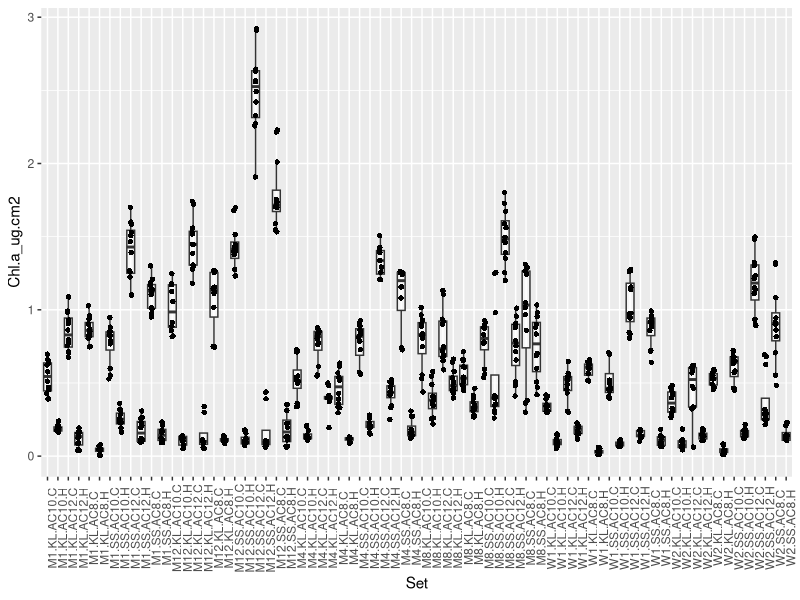
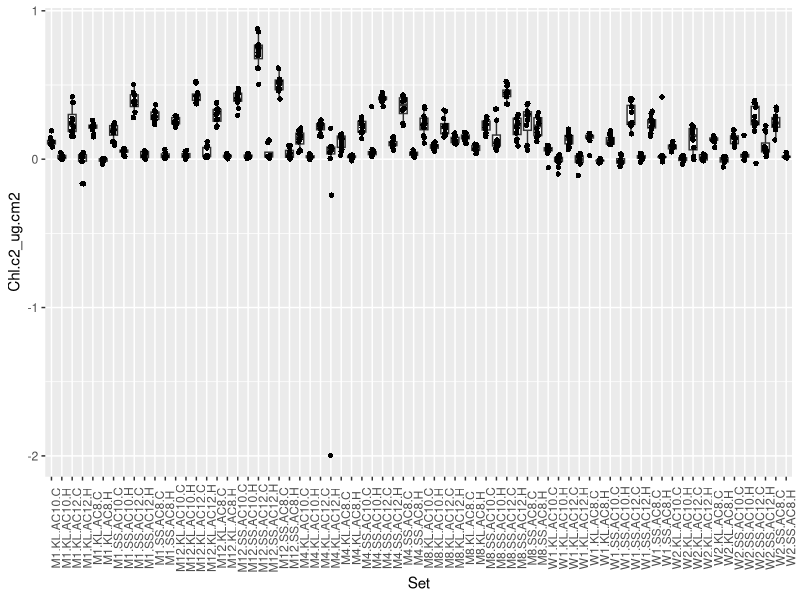
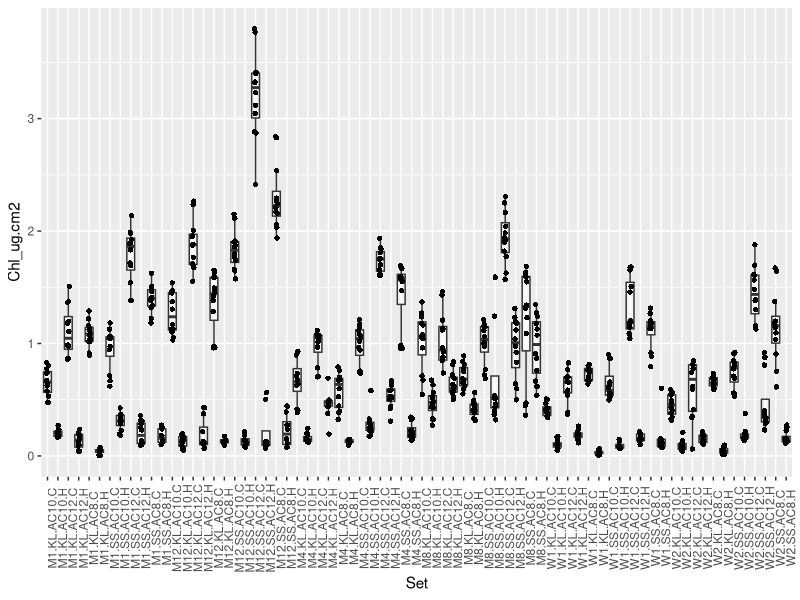
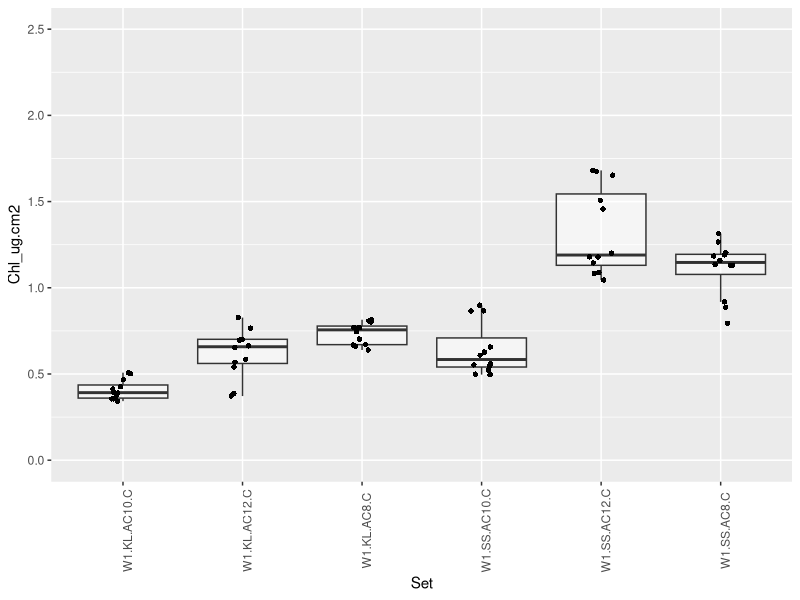
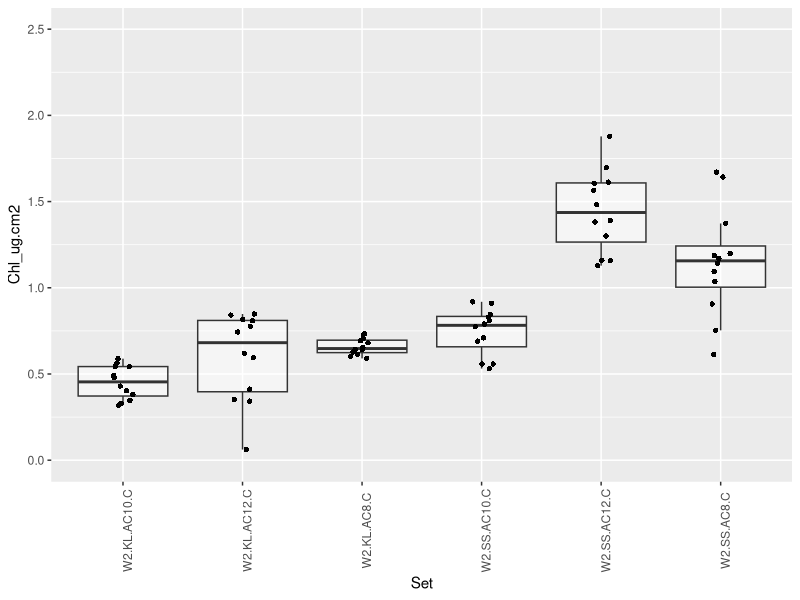
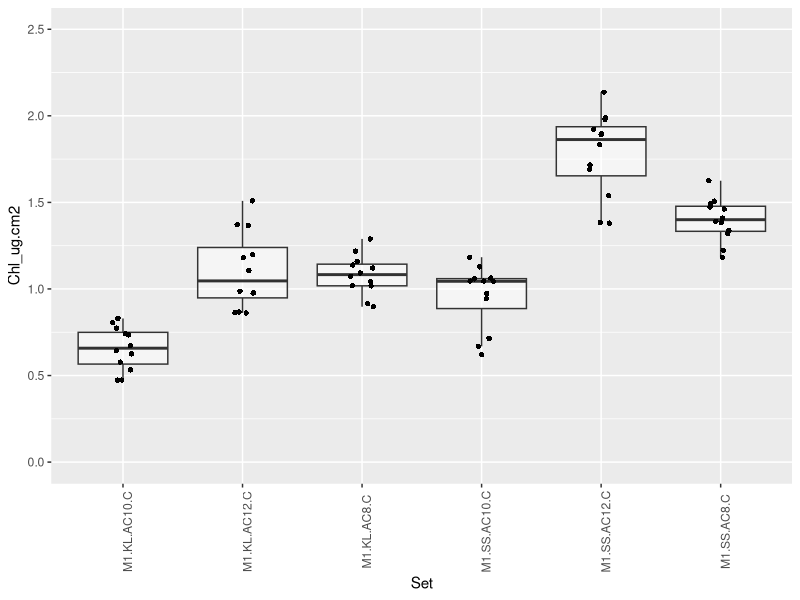
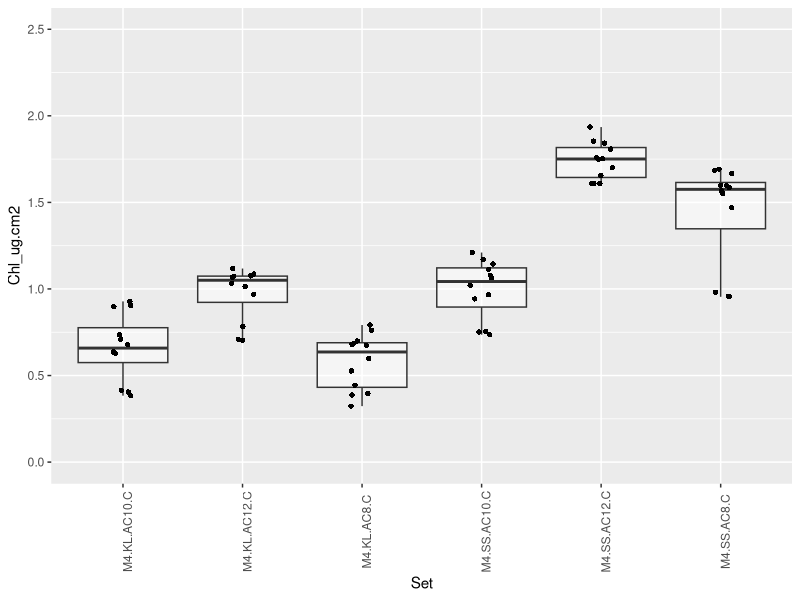
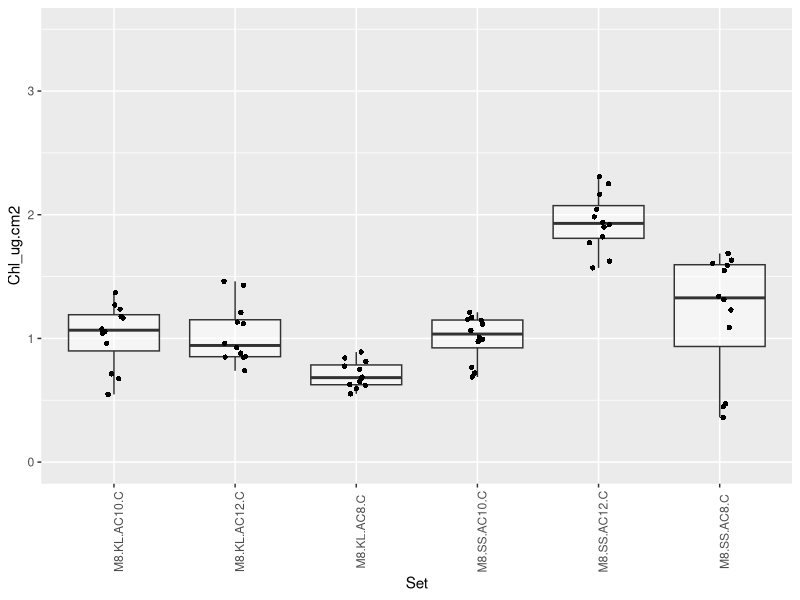

The R script that drew these images, in order: (Note: this script raises an error after producing the figures.)
## ---- chunk 1
knitr::opts_chunk$set(echo = TRUE, warning = FALSE, message = FALSE)
## ---- chunk 2
##Install Packages if Needed
if (!require("ggplot2")) install.packages("ggplot2")

##Load Packages
library(ggplot2)
## ---- chunk 3
####Load Data####
Sym<-read.csv("Data/Symbionts.csv", header=TRUE)
Chl<-read.csv("Data/Chlorophyll.csv", header=TRUE)
Wax.Stand<-read.csv("Data/WaxStandards.csv", header=TRUE)
SampData<-read.csv("Data/SampleData.csv", header=TRUE)

##Set factor variables
SampData$TimeP<-factor(SampData$TimeP, levels=c("W1", "W2", "M1", "M4", "M8", "M12"), ordered=TRUE)
SampData$Site<-factor(SampData$Site, levels=c("KL", "SS"), ordered=TRUE)
SampData$Genotype<-factor(SampData$Genotype, levels=c("AC8", "AC10", "AC12"), ordered=TRUE)
SampData$Treatment<-factor(SampData$Treatment, levels=c("Control", "Heat"), ordered=TRUE)
SampData$Treat<-factor(SampData$Treat, levels=c("C", "H"), ordered=TRUE)

##Add a Sample Set Variable
SampData$Set<-paste(SampData$TimeP, SampData$Site, SampData$Genotype, SampData$Treat, sep=".")

## ---- chunk 4
####Create Standard Curve

##Calculate Surface Area of Cylinders from Standards
Wax.Stand$SA_cm2<-2*pi*(Wax.Stand$Dm_cm/2)*Wax.Stand$Ht_cm+2*pi*(Wax.Stand$Dm_cm/2)^2

##Calculate Difference in Wax Weight
Wax.Stand$Wax.D_g<- Wax.Stand$Wax.F_g-Wax.Stand$Wax.I_g

##Linear Model of SA as a Function of Wax Weight
wax.SA.lm  <- lm(SA_cm2~Wax.D_g, data=Wax.Stand)
summary(wax.SA.lm)
coef(wax.SA.lm)

SA.mod <- function(wax.weight) {
  coefs <- coef(wax.SA.lm)
  #y = mx + b
  SA <- ((coefs[2] * wax.weight) + coefs[1])
  return(SA)}

####Apply Standard Curve

##Calculate Difference in Wax Weight (g) in Sample Data
SampData$Wax.D_g<- SampData$Wax.F_g-SampData$Wax.I_g

##Calculate Surface Area (cm^2) by Applying Linear Model Function
SampData$SA_cm2<-SA.mod(SampData$Wax.D_g)

## ---- chunk 5
##Subtract Background A750 from A630 and A663
Chl$A630.c<-Chl$A630-Chl$A750
Chl$A663.c<-Chl$A663-Chl$A750

##Divide by Pathlength (0.5cm pathlength for 175ul sample in UVStar Plate) 
Chl$A630.c<-c(Chl$A630.c/0.5)
Chl$A663.c<-c(Chl$A663.c/0.5)

##Calculate Chl-a and Chl-c2 in ug/ml
Chl$Chl.a_ug.ml<-11.43*Chl$A663.c- 0.64*Chl$A630.c
Chl$Chl.c2_ug.ml <- 27.09*Chl$A630.c - 3.63*Chl$A663.c

##Merge with Sample Data to Calculate Chlorophyll per Surface Area
#Merges by Random Number (RandN) column
#Adds necessary Slurry Volume (Vol_ml) and Surface Area (SA_cm2) columns
#Retains only Color Score project samples
Chl<-merge(Chl, SampData,  all.x=FALSE, all.y=TRUE)

##Calculate Total Chlorophyll-a and c2 (ug) 
Chl$Chl.a_ug<-Chl$Chl.a_ug.ml*Chl$Vol_ml
Chl$Chl.c2_ug<-Chl$Chl.c2_ug.ml*Chl$Vol_ml

##Calculate Chlorophyll-a and c2 per Surface Area (ug/cm^2)
Chl$Chl.a_ug.cm2<-Chl$Chl.a_ug/Chl$SA_cm2
Chl$Chl.c2_ug.cm2<-Chl$Chl.c2_ug/Chl$SA_cm2

##Initial Visual Check
ggplot(Chl, aes(x=Set, y=Chl.a_ug.cm2)) + 
  geom_boxplot(alpha=0.5, shape=2, outlier.shape = NA)+
  geom_jitter(shape=16, position=position_jitter(0.1))+
  theme(axis.text.x = element_text(angle = 90))

ggplot(Chl, aes(x=Set, y=Chl.c2_ug.cm2)) + 
  geom_boxplot(alpha=0.5, shape=2, outlier.shape = NA)+
  geom_jitter(shape=16, position=position_jitter(0.1))+
  theme(axis.text.x = element_text(angle = 90))

##Set Negative Values to Zero
Chl$Chl.a_ug.cm2[(which(Chl$Chl.a_ug.cm2<0))]<-0
Chl$Chl.c2_ug.cm2[(which(Chl$Chl.c2_ug.cm2<0))]<-0

##Add Chlorophyll-a and c2 for Total Chlorophyll per Surface Area (ug/cm^2)
Chl$Chl_ug.cm2<-Chl$Chl.a_ug.cm2+Chl$Chl.c2_ug.cm2

##Visual Check
ggplot(Chl, aes(x=Set, y=Chl_ug.cm2)) + 
  geom_boxplot(alpha=0.5, shape=2, outlier.shape = NA)+
  geom_jitter(shape=16, position=position_jitter(0.1))+
  theme(axis.text.x = element_text(angle = 90))

## ---- chunk 6
##Subset Control Treatment in Thermal Tolerance Assay 
Chl.C<-subset(Chl, Treat=="C")

#W1
ggplot(subset(Chl.C, TimeP=="W1"), aes(x=Set, y=Chl_ug.cm2)) + 
  geom_boxplot(alpha=0.5, shape=2, outlier.shape = NA)+
  geom_jitter(shape=16, position=position_jitter(0.1))+
  ylim(0,2.5)+
  theme(axis.text.x = element_text(angle = 90))

#W2
ggplot(subset(Chl.C, TimeP=="W2"), aes(x=Set, y=Chl_ug.cm2)) + 
  geom_boxplot(alpha=0.5, shape=2, outlier.shape = NA)+
  geom_jitter(shape=16, position=position_jitter(0.1))+
  ylim(0,2.5)+
  theme(axis.text.x = element_text(angle = 90))

Chl.C$RandN[which(Chl.C$TimeP=="W2" & Chl.C$Chl_ug.cm2<0.25)] #"W2_45"

#M1
ggplot(subset(Chl.C, TimeP=="M1"), aes(x=Set, y=Chl_ug.cm2)) + 
  geom_boxplot(alpha=0.5, shape=2, outlier.shape = NA)+
  geom_jitter(shape=16, position=position_jitter(0.1))+
  ylim(0,2.5)+
  theme(axis.text.x = element_text(angle = 90))

#M4
ggplot(subset(Chl.C, TimeP=="M4"), aes(x=Set, y=Chl_ug.cm2)) + 
  geom_boxplot(alpha=0.5, shape=2, outlier.shape = NA)+
  geom_jitter(shape=16, position=position_jitter(0.1))+
  ylim(0,2.5)+
  theme(axis.text.x = element_text(angle = 90))

#M8
ggplot(subset(Chl.C, TimeP=="M8"), aes(x=Set, y=Chl_ug.cm2)) + 
  geom_boxplot(alpha=0.5, shape=2, outlier.shape = NA)+
  geom_jitter(shape=16, position=position_jitter(0.1))+
  ylim(0,3.5)+
  theme(axis.text.x = element_text(angle = 90))

#M12
ggplot(subset(Chl.C, TimeP=="M12"), aes(x=Set, y=Chl_ug.cm2)) + 
  geom_boxplot(alpha=0.5, shape=2, outlier.shape = NA)+
  geom_jitter(shape=16, position=position_jitter(0.1))+
  ylim(0,4)+
  theme(axis.text.x = element_text(angle = 90))

##Remove Outliers 
Chl.C.o<-Chl.C[-c(which(Chl.C$TimeP=="W2" & Chl.C$Chl_ug.cm2<0.25)),]

## ---- chunk 7
##Subset Heated Treatment in Thermal Tolerance Assay
Chl.H<-subset(Chl, Treat=="H")

#W1
ggplot(subset(Chl.H, TimeP=="W1"), aes(x=Set, y=Chl_ug.cm2)) + 
  geom_boxplot(alpha=0.5, shape=2, outlier.shape = NA)+
  geom_jitter(shape=16, position=position_jitter(0.1))+
  ylim(0,2.5)+
  theme(axis.text.x = element_text(angle = 90))

Chl.H$RandN[which(Chl.H$TimeP=="W1" & Chl.H$Chl_ug.cm2>0.5)] #"W1_22"


#W2
ggplot(subset(Chl.H, TimeP=="W2"), aes(x=Set, y=Chl_ug.cm2)) + 
  geom_boxplot(alpha=0.5, shape=2, outlier.shape = NA)+
  geom_jitter(shape=16, position=position_jitter(0.1))+
  ylim(0,1)+
  theme(axis.text.x = element_text(angle = 90))

Chl.H$RandN[which(Chl.H$TimeP=="W2" & Chl.H$Chl_ug.cm2>0.75)] #"W2_88" "W2_88" "W2_88"

#M1
ggplot(subset(Chl.H, TimeP=="M1"), aes(x=Set, y=Chl_ug.cm2)) + 
  geom_boxplot(alpha=0.5, shape=2, outlier.shape = NA)+
  geom_jitter(shape=16, position=position_jitter(0.1))+
  ylim(0,1)+
  theme(axis.text.x = element_text(angle = 90))

#M4
ggplot(subset(Chl.H, TimeP=="M4"), aes(x=Set, y=Chl_ug.cm2)) + 
  geom_boxplot(alpha=0.5, shape=2, outlier.shape = NA)+
  geom_jitter(shape=16, position=position_jitter(0.1))+
  ylim(0,1)+
  theme(axis.text.x = element_text(angle = 90))

Chl.H$RandN[which(Chl.H$TimeP=="M4" & Chl.H$Chl_ug.cm2<.25 & Chl.H$Genotype=="AC12")] #"M4_72"
Chl.H$RandN[which(Chl.H$TimeP=="M4" & Chl.H$Chl_ug.cm2>.55 & Chl.H$Site=="KL")] #"M4_72"
Chl.H$RandN[which(Chl.H$TimeP=="M4" & Chl.H$Chl_ug.cm2>.5 & Chl.H$Genotype=="AC10")] #"M4_54"

#M8
ggplot(subset(Chl.H, TimeP=="M8"), aes(x=Set, y=Chl_ug.cm2)) + 
  geom_boxplot(alpha=0.5, shape=2, outlier.shape = NA)+
  geom_jitter(shape=16, position=position_jitter(0.1))+
  ylim(0,2)+
  theme(axis.text.x = element_text(angle = 90))

Chl.H$RandN[which(Chl.H$TimeP=="M8" & Chl.H$Chl_ug.cm2>1 & Chl.H$Genotype=="AC10")] #"M8_11" "M8_11" "M8_11"

#M12
ggplot(subset(Chl.H, TimeP=="M12"), aes(x=Set, y=Chl_ug.cm2)) + 
  geom_boxplot(alpha=0.5, shape=2, outlier.shape = NA)+
  geom_jitter(shape=16, position=position_jitter(0.1))+
  ylim(0,1)+
  theme(axis.text.x = element_text(angle = 90))

Chl.H$RandN[which(Chl.H$TimeP=="M12" & Chl.H$Chl_ug.cm2>0.5)] #"M12_63" "M12_63" "M12_63"

##Remove Outliers
Chl.H.o<-Chl.H[-c(which((Chl.H$TimeP=="W1" & Chl.H$Chl_ug.cm2>0.5) |
                          (Chl.H$TimeP=="W2" & Chl.H$Chl_ug.cm2>0.75) |
                          (Chl.H$TimeP=="M4" & Chl.H$Chl_ug.cm2<.25 & Chl.H$Genotype=="AC12") |
                          (Chl.H$TimeP=="M4" & Chl.H$Chl_ug.cm2>.55 & Chl.H$Site=="KL") |
                          (Chl.H$TimeP=="M4" & Chl.H$Chl_ug.cm2>.5 & Chl.H$Genotype=="AC10") |
                          (Chl.H$TimeP=="M8" & Chl.H$Chl_ug.cm2>1 & Chl.H$Genotype=="AC10") | 
                          (Chl.H$TimeP=="M12" & Chl.H$Chl_ug.cm2>0.50))),]


## ---- chunk 8
##Recombine Cleaned Chlorophyll dataframes
Chl.o<-rbind(Chl.C.o, Chl.H.o)

ggplot(Chl.o, aes(x=Set, y=Chl_ug.cm2)) + 
  geom_boxplot(alpha=0.5, shape=2, outlier.shape = NA)+
  geom_jitter(shape=16, position=position_jitter(0.1))+
  theme(axis.text.x = element_text(angle = 90))


##Average Across Replicate Readings ("Rep" column: A, B, C)
names(Chl.o)
Chl.a<-aggregate(Chl.o$Chl_ug.cm2, list(Chl.o$RandN, Chl.o$ID), mean)
names(Chl.a)<-c("RandN", "ID", "Chl_ug.cm2")


##Add Total Chlorophyll to Bleaching Metric Data

##Merge Averaged Chlorophyll Data with Sample Meta Data to create Bleaching Data dataframe
#Merges by Random Number (RandN) and ID columns
#Retains all Thermal Tolerance Assay samples
#Retains RandN, ID, TimeP, Site, Genotype, Treat, Treatment, Set, and SA_cm2 from SampData
names(SampData)
BleachData<-merge(SampData[,c(1:7, 11, 13)], Chl.a, all.x=TRUE, all.y=FALSE)

## ---- chunk 9
####Calculate Dilution Factors

#Scales for 1:10 Dilution Sent for Flow Cytometry
Sym$Send_df<-Sym$SendInputVol_ul/Sym$SendTotalVol_ul

##Scales for Resuspending Symbiont Pellet based on Volume of 0.01% SDS Used
Sym$Resp_df<-Sym$InputVol_ul/Sym$RespVol_ul

####Calculate Symbiont Density

##Scale Flow Cy Count/ul to account for Dilution Factor applied at Flow Cy Center
Sym$Count_ul_scaled_FC_df<-Sym$Count_ul/Sym$FC_df

##Scale Flow Cy Count/ul to account for Sent Dilution Factor
Sym$Count_ul_scaled_send_df<-Sym$Count_ul_scaled_FC_df/Sym$Send_df

##Scale Flow Cy Count/ul to account for Resuspension Dilution Factor
Sym$Count_ul_scaled_resp_df<-Sym$Count_ul_scaled_send_df/Sym$Resp_df

##Merge with Sample Data to Calculate Symbionts per Surface Area
#Merges by Random Number (RandN) column
#Adds necessary Slurry Volume (Vol_ml) and Surface Area (SA_cm2) columns
#Retains only Color Score project samples
Sym<-merge(Sym, SampData, all.x=FALSE, all.y=TRUE)

##Calculate Total Symbiont Count (scaling to Slurry Total Volume in ul)
Sym$Count_total<-Sym$Count_ul_scaled_resp_df*(Sym$Vol_ml*1000)

##Calculate Symbionts per Surface Area
Sym$Sym_cm2<-Sym$Count_total/Sym$SA_cm2

##Scale to Symb * 10^6 / cm^2
Sym$Sym10.6_cm2<-Sym$Sym_cm2/10^6

##Initial Visual Check
ggplot(Sym, aes(x=Set, y=Sym10.6_cm2)) + 
  geom_boxplot(alpha=0.5, shape=2, outlier.shape = NA)+
  geom_jitter(shape=16, position=position_jitter(0.1))+
  theme(axis.text.x = element_text(angle = 90))

## ---- chunk 10
##Subset Control Treatment in Thermal Tolerance Assay
Sym.C<-subset(Sym, Treat=="C")
Sym.C<-Sym.C[-c(which(is.na(Sym.C$Sym10.6_cm2))),]

#W2
ggplot(subset(Sym.C, TimeP=="W2"), aes(x=Set, y=Sym10.6_cm2)) + 
  geom_boxplot(alpha=0.5, shape=2, outlier.shape = NA)+
  geom_jitter(shape=16, position=position_jitter(0.1))+
  ylim(0,2)+
  theme(axis.text.x = element_text(angle = 90))

#M1
ggplot(subset(Sym.C, TimeP=="M1"), aes(x=Set, y=Sym10.6_cm2)) + 
  geom_boxplot(alpha=0.5, shape=2, outlier.shape = NA)+
  geom_jitter(shape=16, position=position_jitter(0.1))+
  ylim(0,2)+
  theme(axis.text.x = element_text(angle = 90))

#M4
ggplot(subset(Sym.C, TimeP=="M4"), aes(x=Set, y=Sym10.6_cm2)) + 
  geom_boxplot(alpha=0.5, shape=2, outlier.shape = NA)+
  geom_jitter(shape=16, position=position_jitter(0.1))+
  ylim(0,2)+
  theme(axis.text.x = element_text(angle = 90))

#M8
ggplot(subset(Sym.C, TimeP=="M8"), aes(x=Set, y=Sym10.6_cm2)) + 
  geom_boxplot(alpha=0.5, shape=2, outlier.shape = NA)+
  geom_jitter(shape=16, position=position_jitter(0.1))+
  ylim(0,2)+
  theme(axis.text.x = element_text(angle = 90))

#M12
ggplot(subset(Sym.C, TimeP=="M12"), aes(x=Set, y=Sym10.6_cm2)) + 
  geom_boxplot(alpha=0.5, shape=2, outlier.shape = NA)+
  geom_jitter(shape=16, position=position_jitter(0.1))+
  ylim(0,2)+
  theme(axis.text.x = element_text(angle = 90))

## ---- chunk 11
##Subset Heated Treatment in Thermal Tolerance Assay
Sym.H<-subset(Sym, Treat=="H")

#W2
ggplot(subset(Sym.H, TimeP=="W2"), aes(x=Set, y=Sym10.6_cm2)) + 
  geom_boxplot(alpha=0.5, shape=2, outlier.shape = NA)+
  geom_jitter(shape=16, position=position_jitter(0.1))+
  ylim(0,1)+
  theme(axis.text.x = element_text(angle = 90))

#M1
ggplot(subset(Sym.H, TimeP=="M1"), aes(x=Set, y=Sym10.6_cm2)) + 
  geom_boxplot(alpha=0.5, shape=2, outlier.shape = NA)+
  geom_jitter(shape=16, position=position_jitter(0.1))+
  ylim(0,1)+
  theme(axis.text.x = element_text(angle = 90))

Sym.H$RandN[which(Sym.H$TimeP=="M1" & Sym.H$Sym10.6_cm2>0.75)] #"M1_73" "M1_73"

#M4
ggplot(subset(Sym.H, TimeP=="M4"), aes(x=Set, y=Sym10.6_cm2)) + 
  geom_boxplot(alpha=0.5, shape=2, outlier.shape = NA)+
  geom_jitter(shape=16, position=position_jitter(0.1))+
  ylim(0,1.5)+
  theme(axis.text.x = element_text(angle = 90))

Sym.H$RandN[which(Sym.H$TimeP=="M4" & Sym.H$Sym10.6_cm2>0.75)] #"M4_61" 

#M8
ggplot(subset(Sym.H, TimeP=="M8"), aes(x=Set, y=Sym10.6_cm2)) + 
  geom_boxplot(alpha=0.5, shape=2, outlier.shape = NA)+
  geom_jitter(shape=16, position=position_jitter(0.1))+
  ylim(0,2.1)+
  theme(axis.text.x = element_text(angle = 90))

#M12
ggplot(subset(Sym.H, TimeP=="M12"), aes(x=Set, y=Sym10.6_cm2)) + 
  geom_boxplot(alpha=0.5, shape=2, outlier.shape = NA)+
  geom_jitter(shape=16, position=position_jitter(0.1))+
  ylim(0,1)+
  theme(axis.text.x = element_text(angle = 90))

##Remove Outliers
Sym.H.o<-Sym.H[-c(which((Sym.H$TimeP=="M1" & Sym.H$Sym10.6_cm2>0.75) | 
                          (Sym.H$TimeP=="M4" & Sym.H$Sym10.6_cm2>0.75))),]

## ---- chunk 12
##Recombine Cleaned Chlorophyll dataframes
Sym.o<-rbind(Sym.C, Sym.H.o)

ggplot(Sym.o, aes(x=Set, y=Sym10.6_cm2)) + 
  geom_boxplot(alpha=0.5, shape=2, outlier.shape = NA)+
  geom_jitter(shape=16, position=position_jitter(0.1))+
  theme(axis.text.x = element_text(angle = 90))


####Average Across Replicate Readings ("Rep" column: A, B, C)
names(Sym.o)
Sym.a<-aggregate(Sym.o$Sym10.6_cm2, list(Sym.o$RandN, Sym.o$ID), mean)
names(Sym.a)<-c("RandN", "ID", "Sym10.6_cm2")

####Add Symbiont Density to Bleaching Metric Data

##Merge Averaged Symbiont Data with Bleaching Metric Data
#Merges by Random Number (RandN) and ID columns
#Retains all Thermal Tolerance Assay samples
names(BleachData)
BleachData<-merge(BleachData, Sym.a, all.x=TRUE, all.y=FALSE)

## ---- chunk 13
write.csv(BleachData, "Outputs/BleachData.csv", row.names=FALSE)

